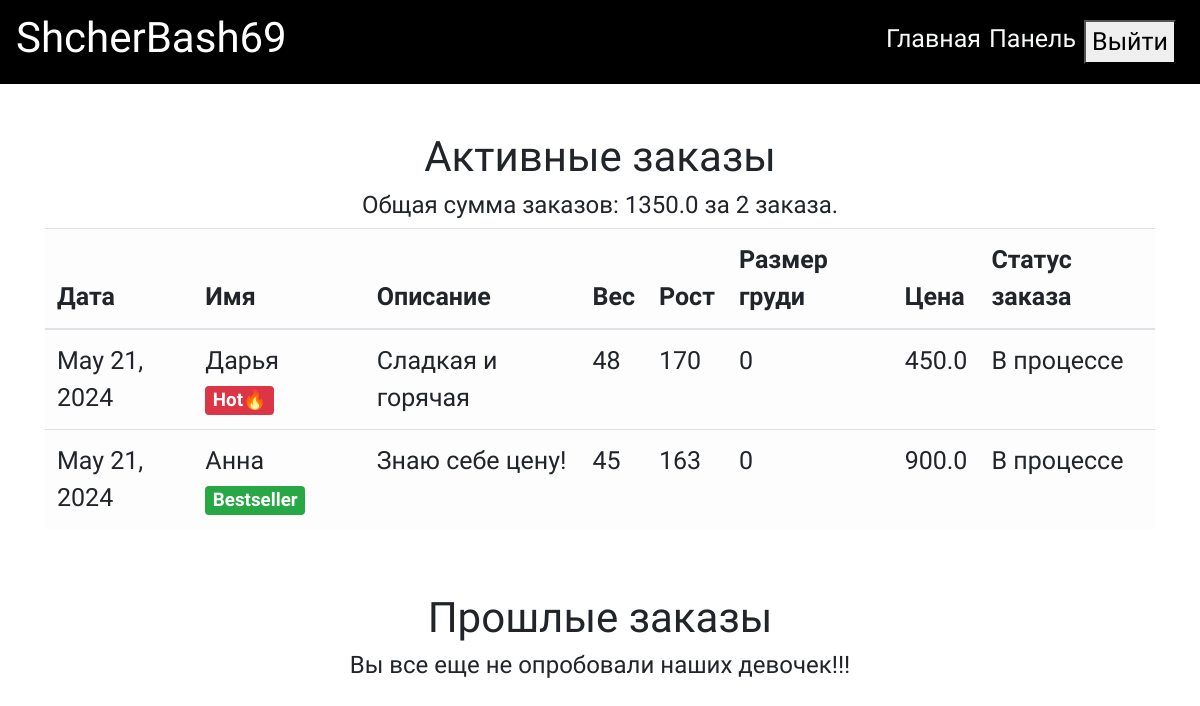
/order_details/ (signed in), run on an earlier commit of the app's database.
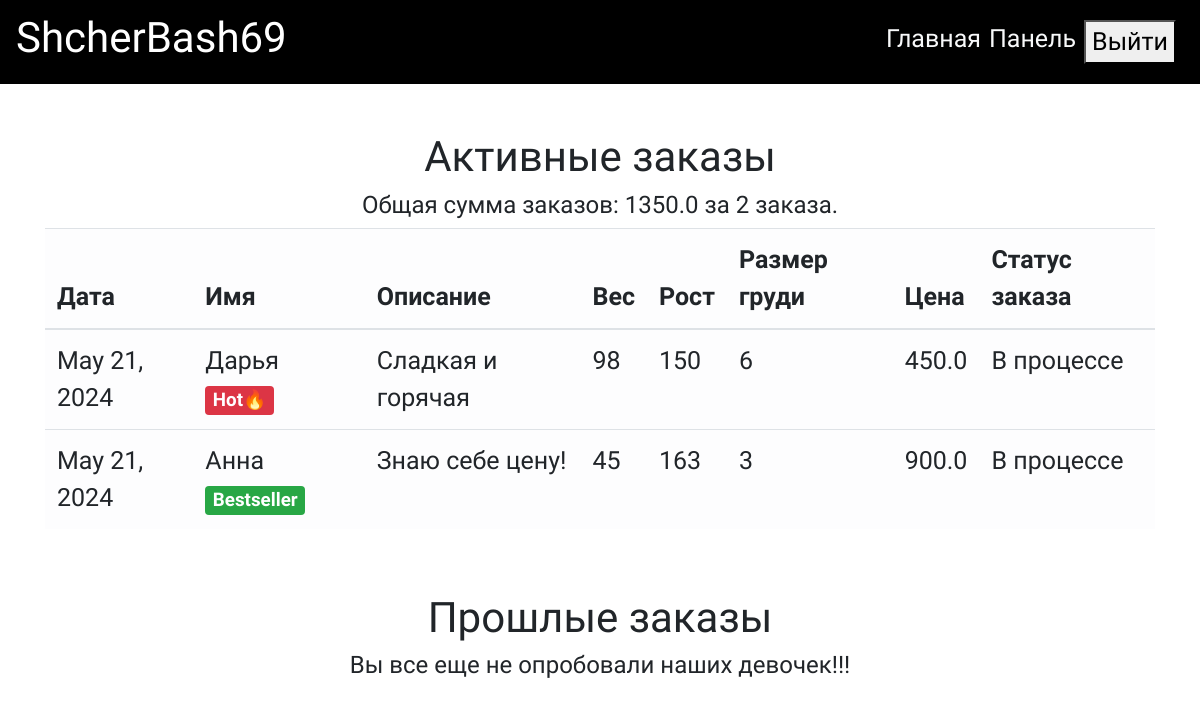
And on a later commit of the database.
### main/models.py (models this page shows, shortened)
class CartItems(models.Model):
    ORDER_STATUS = (
        ('В процессе', 'В процессе'),
        ('Выполнен', 'Выполнен')
    )
    user = models.ForeignKey(User, on_delete=models.CASCADE)
    item = models.ForeignKey(Item, on_delete=models.CASCADE)
    ordered = models.BooleanField(default=False)
    quantity = models.IntegerField(default=1)
    ordered_date = models.DateField(default=timezone.now)
    status = models.CharField(max_length=20, choices=ORDER_STATUS, default='В процессе')
    delivery_date = models.DateField(default=timezone.now)
    class Meta:
        verbose_name = 'Cart Item'
        verbose_name_plural = 'Cart Items'

class Item(models.Model):
    LABELS = (
        ('Bestseller', 'Bestseller'),
        ('New', 'New'),
        ('Hot🔥', 'Hot🔥'),
    )
    LABEL_COLOUR = (
        ('danger', 'danger'),
        ('success', 'success'),
        ('primary', 'primary'),
        ('info', 'info'),
        ('warning', 'warning'),
    )
    title = models.CharField(max_length=150)
    description = models.CharField(max_length=250,blank=True)
    price = models.FloatField()
    age = models.IntegerField(default=0)
    weight = models.IntegerField(default=0)
    boobs = models.IntegerField(default=0)
    height = models.IntegerField(default=0)
    education = models.CharField(max_length=250, blank=True)
    hobbies = models.CharField(max_length=250, blank=True)
    image = models.ImageField(default='default.png', upload_to='images/')
    labels = models.CharField(max_length=25, choices=LABELS, blank=True)
    label_colour = models.CharField(max_length=15, choices=LABEL_COLOUR, blank=True)
    slug = models.SlugField(default="girl")
    created_by = models.ForeignKey(User, on_delete=models.CASCADE)

### main/views.py (the view)
# urls.py: path('order_details/', views.order_details, name='order_details'),
@login_required
def order_details(request):
    items = CartItems.objects.filter(user=request.user, ordered=True,status="В процессе").order_by('-ordered_date')
    cart_items = CartItems.objects.filter(user=request.user, ordered=True,status="Выполнен").order_by('-ordered_date')
    bill = items.aggregate(Sum('item__price'))
    number = items.aggregate(Sum('quantity'))
    total = bill.get("item__price__sum")
    count = number.get("quantity__sum")
    context = {
        'items':items,
        'cart_items':cart_items,
        'total': total,
        'count': count,
    }
    return render(request, 'main/order_details.html', context)

### main/templatetags/get_group.py (called while the page is built)
@register.filter(name='has_group')
def has_group(user, group_name):
    return user.groups.filter(name=group_name).exists()

### main/templates/main/order_details.html
{% extends "main/layout.html" %}
{% block content %}
<div class="cart">
    <div class="container">
        <div class="row">
            <div class="col-sm-12 mt-5">
                <h3 class="text-center">Активные заказы</h3>
                {% if items %}
                <h4 class="text-center">Общая сумма заказов: {{total}} за {{ count }} заказа.</h4>
                <div class="table-responsive">
                    <table class="table table-light">
                        <thead>
                        <tr>
                            <th scope="col">Дата</th>
                            <th scope="col">Имя</th>
                            <th scope="col">Описание</th>
                            <th scope="col">Вес</th>
                            <th scope="col">Рост</th>
                            <th scope="col">Размер груди</th>
                            <th scope="col">Цена</th>
                            <th scope="col">Статус заказа</th>
                        </tr>
                        </thead>
                        <tbody>
                            {% for item_active in items %}
                        <tr>
                            <td>{{ item_active.ordered_date }}</td>
                            <td>{{ item_active.item.title }} <span class="badge badge-{{ item_active.item.label_colour }}">{{ item_active.item.labels }}</span></td>
                            <td>{{ item_active.item.description }}</td>
                            <td>{{ item_active.item.weight }}</td>
                            <td>{{ item_active.item.height }}</td>
                            <td>{{ item_active.item.boobs }}</td>
                            <td>{{ item_active.item.price }}</td>
                            <td>{{ item_active.status }}</td>
                        </tr>
                            {% endfor %}
                        </tbody>
                    </table>
                </div>
                {% else %}
                <h4 class="text-center">Вы все еще не опробовали наших девочек!!!</h4>
                {% endif %}
            </div>
        </div>
        <div class="row">
            <div class="col-sm-12 mt-5">
                <h3 class="text-center">Прошлые заказы</h3>
                {% if cart_items %}
                <div class="table-responsive">
                    <table class="table table-light">
                        <thead>
                        <tr>
                            <th scope="col">Дата вызова</th>
                            <th scope="col">Имя</th>
                            <th scope="col">Описание</th>
                            <th scope="col">Вес</th>
                            <th scope="col">Рост</th>
                            <th scope="col">Размер груди</th>
                            <th scope="col">Цена</th>
                            <th scope="col">Статус заказа</th>
                        </tr>
                        </thead>
                        <tbody>
                            {% for cart in cart_items %}
                        <tr>
                            <td>{{ cart.ordered_date }}</td>
                            <td>{{ cart.item.title }} <span class="badge badge-{{ cart.item.label_colour }}">{{ cart.item.labels }}</span></td>
                            <td>{{ cart.item.description }}</td>
                            <td>{{ cart.item.weight }}</td>
                            <td>{{ cart.item.height }}</td>
                            <td>{{ cart.item.boobs }}</td>
                            <td>{{ cart.item.price }}$</td>
                            <td>{{ cart.status }}</td>
                        </tr>
                            {% endfor %}
                        </tbody>
                    </table>
                </div>
                {% else %}
                <h4 class="text-center">Вы все еще не опробовали наших девочек!!!</h4>
                {% endif %}
            </div>
        </div>
    </div>
</div>
{% endblock content %}

What changed in the data, as far as the page shows it:
changed through a linked row, CartItems "Дарья": item.weight "48" → "98"; item.height "170" → "150"; item.boobs "0" → "6"
changed through a linked row, CartItems "Анна": item.boobs "0" → "3"
